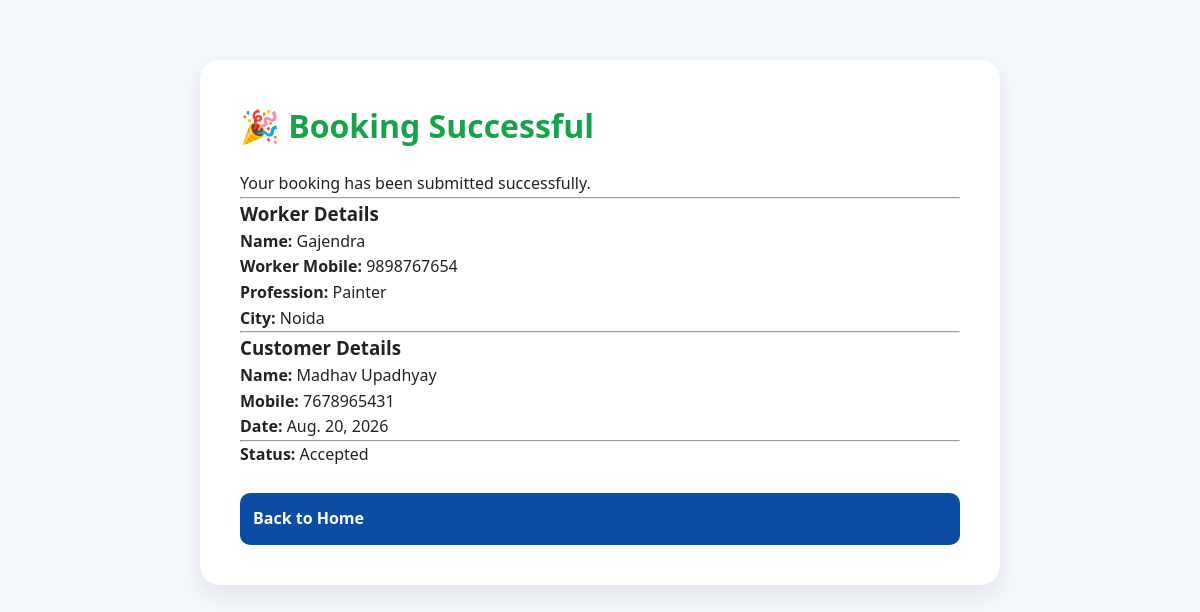
Page /success/17/ (signed in) on the earlier database version.
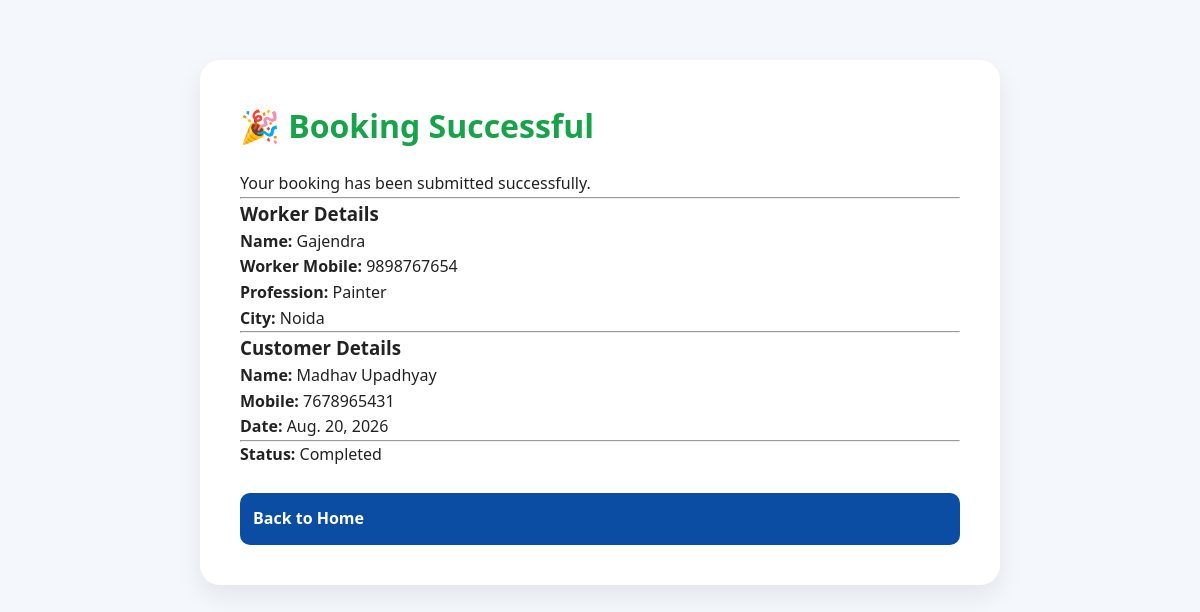
Same page on the later database version.
### bookings/models.py (models this page shows, shortened)
class Booking(models.Model):
    STATUS_CHOICES = [
        ("Pending", "Pending"),
        ("Accepted", "Accepted"),
        ("Completed", "Completed"),
        ("Cancelled", "Cancelled"),
    ]
    NEGOTIATION_STATUS_CHOICES = [
        ("Not Started", "Not Started"),
        ("Customer Offered", "Customer Offered"),
        ("Worker Countered", "Worker Countered"),
        ("Accepted", "Accepted"),
        ("Rejected", "Rejected"),
    ]
    worker = models.ForeignKey(
        Worker,
        on_delete=models.CASCADE,
        related_name="bookings"
    )
    customer = models.ForeignKey(
        User,
        on_delete=models.CASCADE,
        related_name="customer_bookings",
        null=True,
        blank=True
    )
    customer_name = models.CharField(
        max_length=100
    )
    customer_mobile = models.CharField(
        max_length=15,
        blank=True
    )
    customer_address = models.TextField()
    work_date = models.DateField()
    work_description = models.TextField()
    status = models.CharField(
        max_length=20,
        choices=STATUS_CHOICES,
        default="Pending"
    )
    original_amount = models.PositiveIntegerField(
        validators=[
            MinValueValidator(1),
            MaxValueValidator(9999)
        ],
        null=True,
        blank=True
    )
    customer_offer = models.PositiveIntegerField(
        validators=[
            MinValueValidator(1),
            MaxValueValidator(9999)
        ],
        null=True,
        blank=True
    )
    worker_counter_offer = models.PositiveIntegerField(
        validators=[
            MinValueValidator(1),
            MaxValueValidator(9999)
        ],
        null=True,
        blank=True
    )
    final_amount = models.PositiveIntegerField(
        validators=[
            MinValueValidator(1),
            MaxValueValidator(9999)
        ],
        null=True,
        blank=True
    )
    negotiation_status = models.CharField(
        max_length=20,
        choices=NEGOTIATION_STATUS_CHOICES,
        default="Not Started"
    )
    created_at = models.DateTimeField(
        auto_now_add=True
    )

### workers/models.py (models this page shows, shortened)
class Worker(models.Model):
    user = models.OneToOneField(
        User,
        on_delete=models.CASCADE,
        null=True,
        blank=True,
        related_name="worker_profile"
    )
    PROFESSION_CHOICES = [
    ("Rajmistri", "राजमिस्त्री"),
    ("Plumber", "प्लम्बर"),
    ("Electrician", "इलेक्ट्रिशियन"),
    ("Painter", "पेंटर"),
    ("Carpenter", "कारपेंटर"),
    ("Welder", "वेल्डर"),
    ("Helper", "हेल्पर"),
    ("AC Repair", "AC रिपेयर"),
]
    name = models.CharField(max_length=100)
    mobile = models.CharField(max_length=15)
    profession = models.CharField(max_length=30, choices=PROFESSION_CHOICES)
    experience = models.PositiveIntegerField(help_text="Experience in years")
    city = models.CharField(max_length=100)
    area = models.CharField(max_length=100)
    latitude = models.DecimalField(
        max_digits=9,
        decimal_places=6,
        null=True,
        blank=True
    )
    longitude = models.DecimalField(
        max_digits=9,
        decimal_places=6,
        null=True,
        blank=True
    )
    work_range = models.DecimalField(
        max_digits=5,
        decimal_places=2,
        default=10.00,
        help_text="Maximum distance in KM"
    )
    daily_wage = models.DecimalField(max_digits=8, decimal_places=2)
    about = models.TextField(blank=True)
    available = models.BooleanField(default=True)
    profile_photo = models.ImageField(upload_to="workers/", blank=True, null=True)
    rating = models.DecimalField(max_digits=2, decimal_places=1, default=5.0)
    reviews = models.PositiveIntegerField(default=0)
    vverified = models.BooleanField(default=False)

### bookings/views.py (the view)
@login_required
def booking_success(request, booking_id):
    booking = get_object_or_404(
        Booking,
        id=booking_id
    )
    return render(
        request,
        "booking_success.html",
        {
            "booking": booking
        }
    )

### accounts/context_processors.py (called while the page is built)
def notification_count(request):
    if not request.user.is_authenticated:
        return {
            "unread_notification_count": 0
        }
    count = Notification.objects.filter(
        recipient=request.user,
        is_read=False
    ).count()
    return {
        "unread_notification_count": count
    }

### templates/booking_success.html
{% extends "base.html" %}
{% block content %}
<div class="container" style="max-width:800px;margin:60px auto;">
    <div class="success-card">
        <h1>🎉 Booking Successful</h1>
        <p>Your booking has been submitted successfully.</p>
        <hr>
        <h3>Worker Details</h3>
        <p><strong>Name:</strong> {{ booking.worker.name }}</p>
        {% if booking.status == "Accepted" or booking.status == "Completed" %}
        <p><strong>Worker Mobile:</strong>
        {{ booking.worker.mobile }}</p>
        {% else %}
        <p><strong>Worker Mobile:</strong>
        🔒 Available after booking acceptance.
        </p>
        {% endif %}
        <p><strong>Profession:</strong> {{ booking.worker.profession }}</p>
        <p><strong>City:</strong> {{ booking.worker.city }}</p>
        <hr>
        <h3>Customer Details</h3>
        <p><strong>Name:</strong> {{ booking.customer_name }}</p>
        <p><strong>Mobile:</strong> {{ booking.customer_mobile }}</p>
        <p><strong>Date:</strong> {{ booking.work_date }}</p>
        <hr>
        <p><strong>Status:</strong> {{ booking.status }}</p>
        <br>
        <a href="/" class="book-btn">
            Back to Home
        </a>
    </div>
</div>
{% endblock %}

Differences in the rows shown:
changed Booking "Madhav Upadhyay": status "Accepted" → "Completed"
